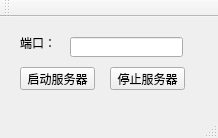
<?xml version="1.0" encoding="UTF-8"?>
<ui version="4.0">
 <class>ServerClass</class>
 <widget class="QMainWindow" name="ServerClass">
  <property name="geometry">
   <rect>
    <x>0</x>
    <y>0</y>
    <width>218</width>
    <height>138</height>
   </rect>
  </property>
  <property name="windowTitle">
   <string>Server</string>
  </property>
  <widget class="QWidget" name="centralWidget">
   <widget class="QPushButton" name="pushButton">
    <property name="geometry">
     <rect>
      <x>20</x>
      <y>50</y>
      <width>75</width>
      <height>23</height>
     </rect>
    </property>
    <property name="text">
     <string>启动服务器</string>
    </property>
   </widget>
   <widget class="QLabel" name="label">
    <property name="geometry">
     <rect>
      <x>20</x>
      <y>20</y>
      <width>54</width>
      <height>12</height>
     </rect>
    </property>
    <property name="text">
     <string>端口：</string>
    </property>
   </widget>
   <widget class="QLineEdit" name="lineEdit">
    <property name="geometry">
     <rect>
      <x>70</x>
      <y>20</y>
      <width>113</width>
      <height>20</height>
     </rect>
    </property>
   </widget>
   <widget class="QPushButton" name="pushButton_2">
    <property name="geometry">
     <rect>
      <x>110</x>
      <y>50</y>
      <width>75</width>
      <height>23</height>
     </rect>
    </property>
    <property name="text">
     <string>停止服务器</string>
    </property>
   </widget>
  </widget>
  <widget class="QMenuBar" name="menuBar">
   <property name="geometry">
    <rect>
     <x>0</x>
     <y>0</y>
     <width>218</width>
     <height>23</height>
    </rect>
   </property>
  </widget>
  <widget class="QToolBar" name="mainToolBar">
   <attribute name="toolBarArea">
    <enum>TopToolBarArea</enum>
   </attribute>
   <attribute name="toolBarBreak">
    <bool>false</bool>
   </attribute>
  </widget>
  <widget class="QStatusBar" name="statusBar"/>
 </widget>
 <layoutdefault spacing="6" margin="11"/>
 <resources>
  <include location="Server.qrc"/>
 </resources>
 <connections/>
</ui>
